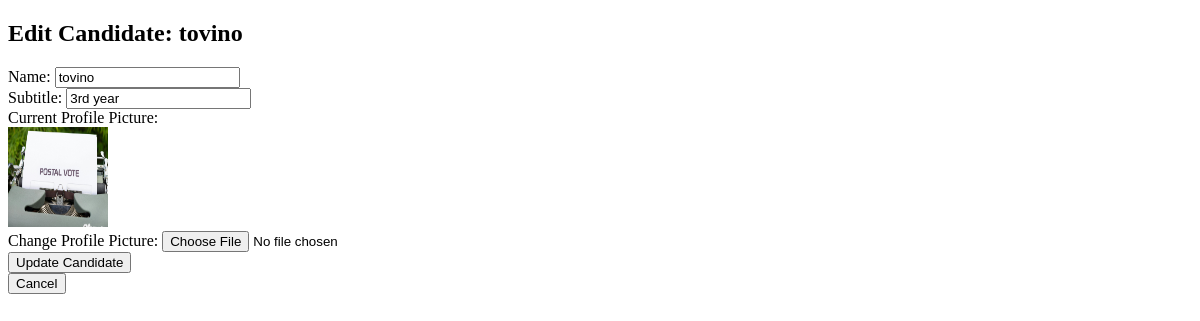
The page /candidates/2/edit/ on the database as committed earlier.
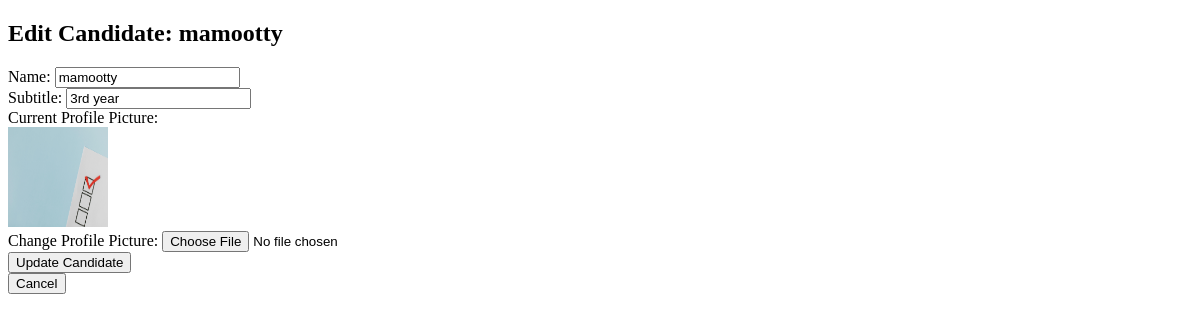
The same page on the database as committed later.
### vote/models.py (models this page shows, shortened)
class Candidate(models.Model):
    election = models.ForeignKey(Election, on_delete=models.CASCADE)  # ✅ Link to Election
    name = models.CharField(max_length=255)
    subtitle = models.CharField(max_length=255, blank=True, null=True)
    profile_picture = models.ImageField(upload_to="candidate_profiles/", blank=True, null=True)

### vote/views.py (the view, shortened to what this page needs)
# urls.py: path("candidates/<int:candidate_id>/edit/", views.edit_candidate, name="edit_candidate"),
def edit_candidate(request, candidate_id):
    candidate = get_object_or_404(Candidate, id=candidate_id)
    return render(request, "edit_candidate.html", {"candidate": candidate})

### vote/templates/edit_candidate.html (shortened to what this page needs)
<!DOCTYPE html>
<html lang="en">
<head>
</head>
<body>
    <h2>Edit Candidate: {{ candidate.name }}</h2>
    <form method="POST" enctype="multipart/form-data">
        <label>Name:</label>
        <input type="text" name="name" value="{{ candidate.name }}" required><br>
        <label>Subtitle:</label>
        <input type="text" name="subtitle" value="{{ candidate.subtitle }}"><br>
        <label>Current Profile Picture:</label><br>
        {% if candidate.profile_picture %}
            <img src="{{ candidate.profile_picture.url }}" width="100" height="100"><br>
        {% else %}
            <p>No profile picture uploaded.</p>
        {% endif %}
        <label>Change Profile Picture:</label>
        <input type="file" name="profile_picture"><br>
        <button type="submit">Update Candidate</button>
    </form>
    <a href="/elections/{{ candidate.election.id }}/candidates/create/">
        <button>Cancel</button>
    </a>
</body>
</html>

Rows that differ between the two databases and show on the page:
changed Candidate "3rd year": name "tovino" → "mamootty"; profile_picture: a different picture
